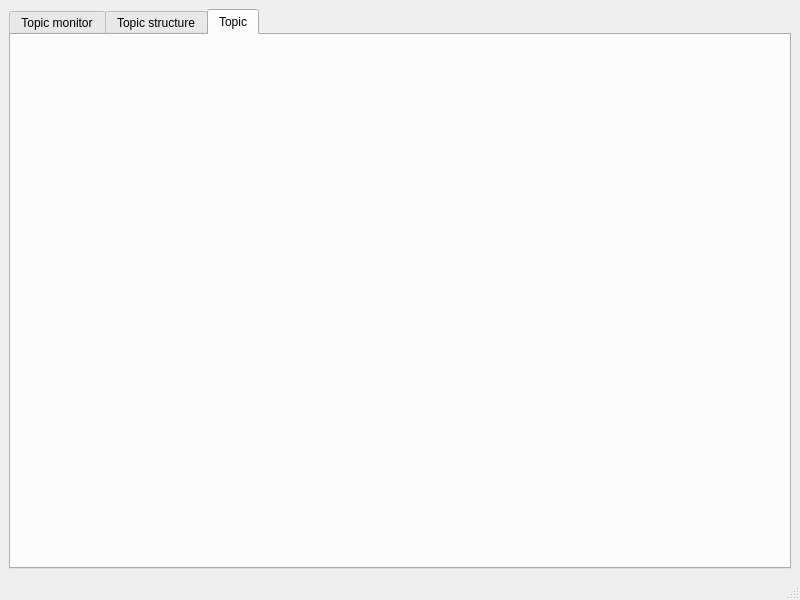
<?xml version="1.0" encoding="UTF-8"?>
<ui version="4.0">
 <class>MainWindow</class>
 <widget class="QMainWindow" name="MainWindow">
  <property name="geometry">
   <rect>
    <x>0</x>
    <y>0</y>
    <width>800</width>
    <height>600</height>
   </rect>
  </property>
  <property name="windowTitle">
   <string>Topics monitor</string>
  </property>
  <widget class="QWidget" name="centralwidget">
   <layout class="QVBoxLayout" name="verticalLayout">
    <item>
     <widget class="QTabWidget" name="tabWidget">
      <property name="currentIndex">
       <number>2</number>
      </property>
      <widget class="QWidget" name="monitor_tab">
       <attribute name="title">
        <string>Topic monitor</string>
       </attribute>
      </widget>
      <widget class="QWidget" name="structure_tab">
       <attribute name="title">
        <string>Topic structure</string>
       </attribute>
      </widget>
      <widget class="QWidget" name="topics_tab">
       <attribute name="title">
        <string>Topic</string>
       </attribute>
      </widget>
     </widget>
    </item>
   </layout>
  </widget>
  <widget class="QStatusBar" name="statusbar"/>
 </widget>
 <resources/>
 <connections/>
</ui>
